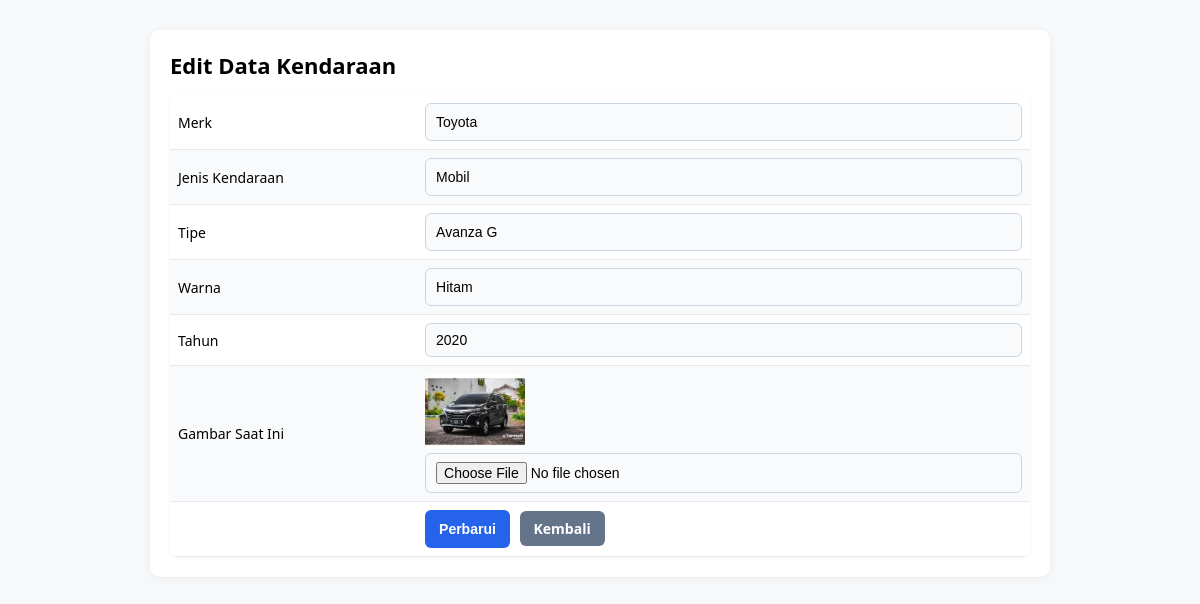
The page /edit.php?id=1 on the database its author committed.
### tables this page shows
CREATE TABLE `vehicles` (
  `id` int(11) NOT NULL,
  `merk` varchar(100) NOT NULL,
  `jenis_kendaraan` varchar(50) NOT NULL,
  `tipe` varchar(50) NOT NULL,
  `warna` varchar(30) NOT NULL,
  `tahun` int(4) NOT NULL,
  `gambar` text DEFAULT NULL
);

### edit.php (the view, shortened to what this page needs)
<?php
include 'config.php';
$id = $_GET['id'];
$data = mysqli_query($conn, "SELECT * FROM vehicles WHERE id=$id");
$row = mysqli_fetch_assoc($data);
?>
<!DOCTYPE html>
<html lang="id">
<head>
<link rel="stylesheet" href="style.css">
</head>
<body>
<div class="container">
  <h2>Edit Data Kendaraan</h2>
  <form method="POST" enctype="multipart/form-data">
    <table class="form-table">
      <tr><td>Merk</td><td><input type="text" name="merk" value="<?= $row['merk']; ?>" required></td></tr>
      <tr><td>Jenis Kendaraan</td><td><input type="text" name="jenis_kendaraan" value="<?= $row['jenis_kendaraan']; ?>" required></td></tr>
      <tr><td>Tipe</td><td><input type="text" name="tipe" value="<?= $row['tipe']; ?>" required></td></tr>
      <tr><td>Warna</td><td><input type="text" name="warna" value="<?= $row['warna']; ?>" required></td></tr>
      <tr><td>Tahun</td><td><input type="number" name="tahun" value="<?= $row['tahun']; ?>" required></td></tr>
      <tr>
        <td>Gambar Saat Ini</td>
        <td>
          <?php if ($row['gambar']) { ?>
            <img src="uploads/<?= $row['gambar']; ?>" width="100"><br>
          <?php } else { echo "Tidak ada gambar<br>"; } ?>
          <input type="file" name="gambar">
        </td>
      </tr>
      <tr><td></td>
        <td>
          <button type="submit" name="update">Perbarui</button>
          <a href="index.php" class="btn">Kembali</a>
        </td>
      </tr>
    </table>
  </form>
</div>
</body>
</html>

### style.css (style rules this page uses)
* { box-sizing: border-box; margin: 0; padding: 0; }
body { font-family: "Segoe UI", Arial, sans-serif; background: #f6f8fa; color: #000000; padding: 30px; }
.container { max-width: 900px; margin: auto; background: #fff; padding: 20px; border-radius: 10px; box-shadow: 0 2px 10px rgba(0,0,0,.05); }
h2 { margin-bottom: 12px; color: #000000; font-size: 22px; }
a { text-decoration: none; }
input, button { padding: 8px 12px; border: 1px solid #e6e9ee; border-radius: 6px; font-size: 14px; }
button, .btn { background: #3b82f6; color: #fff; border: none; cursor: pointer; padding: 8px 14px; border-radius: 6px; font-weight: 600; transition: all 0.2s ease; }
input[type="text"], button, .btn { height: 38px; line-height: 1; vertical-align: middle; }
table { width: 100%; border-collapse: collapse; margin-top: 15px; overflow: hidden; border-radius: 8px; box-shadow: 0 1px 4px rgba(0,0,0,0.05); }
td { padding: 10px; border-bottom: 1px solid #e6e9ee; font-size: 14px; }
tr:nth-child(even) { background-color: #f9fafb; }
img { border-radius: 6px; }
.form-table { width: 100%; border-collapse: collapse; margin-top: 15px; }
.form-table td { padding: 8px; vertical-align: middle; }
.form-table input[type="text"], .form-table input[type="number"], .form-table input[type="file"] { width: 100%; padding: 8px 10px; border: 1px solid #cbd5e1; border-radius: 6px; font-size: 14px; background: #f9fafb; }
.form-table button { background: #2563eb; color: #fff; border: none; padding: 8px 14px; border-radius: 6px; cursor: pointer; font-weight: 600; }
.form-table .btn { background: #64748b; color: #fff; margin-left: 6px; }

### rows shown on the page
vehicles: merk "Toyota", jenis_kendaraan "Mobil", tipe "Avanza G", warna "Hitam", tahun "2020", gambar (picture)
